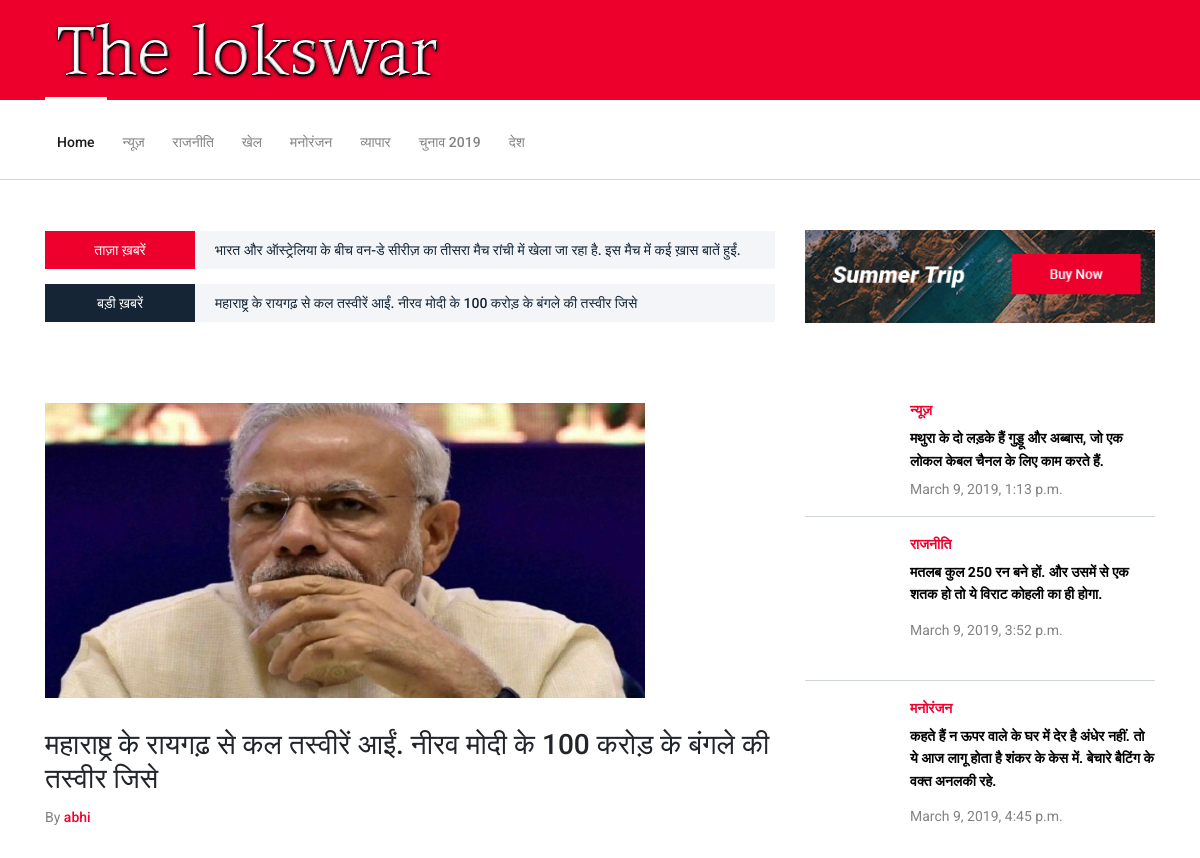
The app's page /topnews/t-shirt23/ (upper part), older data.
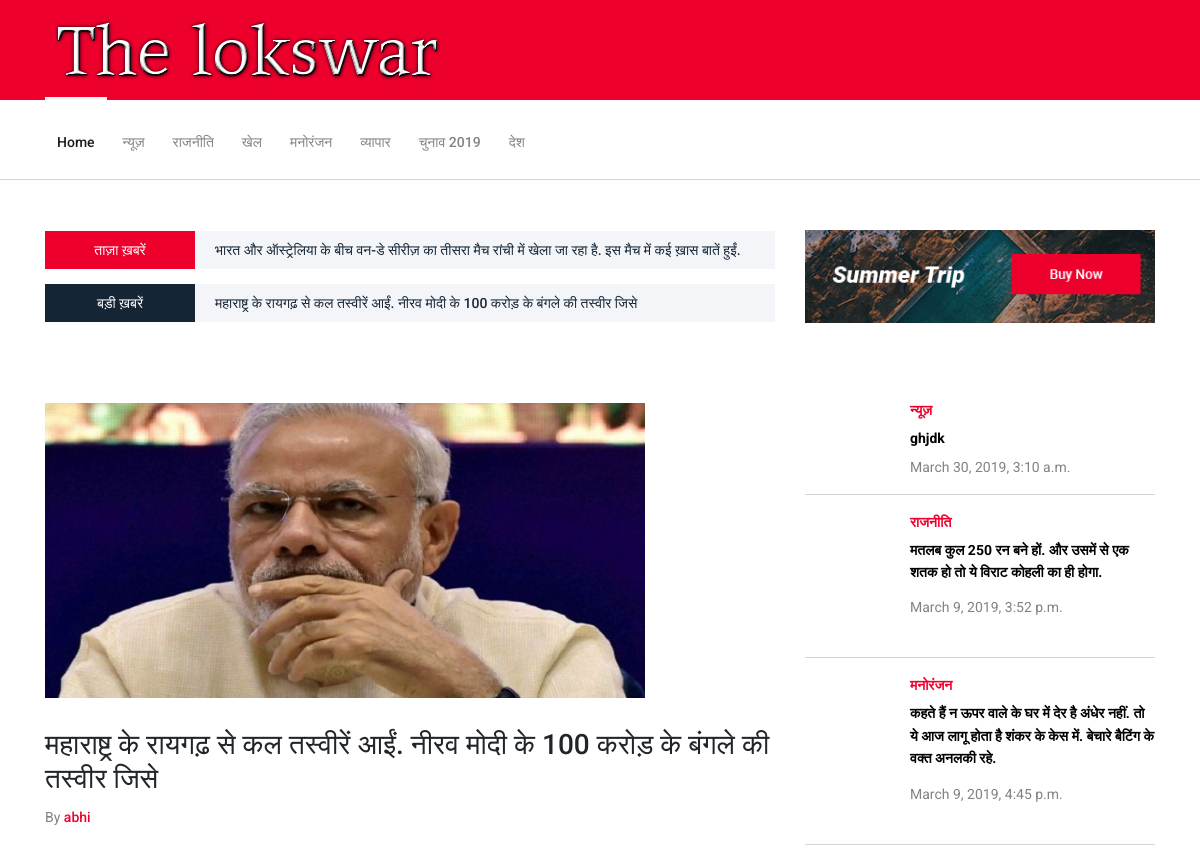
The same page, newer data.
### home/models.py (models this page shows, shortened)
class PopluarPostNews(models.Model):
    title = models.CharField(max_length=120,null=False)
    slug = models.SlugField(blank=True,null=True,unique=True,default=None)
    description = models.TextField(null=False)
    image = models.ImageField(upload_to='upload_image_path',null=False,blank=False,default="default.jpg")
    author = models.CharField(max_length=90,null=False,default=None)
    date = models.DateTimeField(default=None,blank=True)
    featured = models.BooleanField(default=None,null=True)
    def get_absolute_url(self):
        return reverse("home:popularnews",kwargs={'slug':self.slug})

class TopNews(models.Model):
    title = models.CharField(max_length=120,null=False)
    slug = models.SlugField(blank=True,null=True,unique=True,default=None)
    description = models.TextField(null=False)
    image = models.ImageField(upload_to='upload_image_path',null=False,blank=False,default="default.jpg")
    author = models.CharField(max_length=90,null=False,default=None)
    date = models.DateTimeField(default=None,blank=True)
    featured = models.BooleanField(default=None,null=True)
    def get_absolute_url(self):
        return reverse("home:topnews",kwargs={'slug':self.slug})

class News(models.Model):
    title = models.CharField(max_length=120,null=False)
    slug = models.SlugField(blank=True,null=True,unique=True,default=None)
    description = models.TextField(null=False)
    image = models.ImageField(upload_to='upload_image_path',null=False,blank=False,default="default.jpg")
    author = models.CharField(max_length=90,null=False,default=None)
    date = models.DateTimeField(default=None,blank=True)
    featured = models.BooleanField(default=None,null=True)
    def get_absolute_url(self):
        return reverse("home:news_detail",kwargs={'slug':self.slug})

class Politics(models.Model):
    title = models.CharField(max_length=120,null=False)
    slug = models.SlugField(blank=True,null=True,unique=True,default=None)
    description = models.TextField(null=False)
    image = models.ImageField(upload_to='upload_image_path',null=False,blank=False,default="default.jpg")
    author = models.CharField(max_length=90,null=False,default=None)
    date = models.DateTimeField(default=None,blank=True)
    featured = models.BooleanField(default=None,null=True)
    def get_absolute_url(self):
        return reverse("home:politics_detail",kwargs={'slug':self.slug})

class Movie(models.Model):
    title = models.CharField(max_length=120,null=False)
    slug = models.SlugField(blank=True,null=True,unique=True,default=None)
    description = models.TextField(null=False)
    image = models.ImageField(upload_to='upload_image_path',null=False,blank=False,default="default.jpg")
    author = models.CharField(max_length=90,null=False,default=None)
    date = models.DateTimeField(default=None,blank=True)
    featured = models.BooleanField(default=None,null=True)
    def get_absolute_url(self):
        return reverse("home:movie_detail",kwargs={'slug':self.slug})

### home/views.py (the view)
# urls.py: path('topnews/<slug>/',views.top_news_detail,name='topnews'),
def top_news_detail(request, slug):
    detail = get_object_or_404(TopNews,slug=slug)
    queryset0 = list(TopNews.objects.all())
    queryset1 = list(PopluarPostNews.objects.all())
    queryset3 = list(News.objects.filter().order_by('-id'))[:1]
    queryset4 = list(Politics.objects.filter().order_by('-id'))[:1]
    queryset5 = list(Movie.objects.filter().order_by('-id'))[:1]
    queryset6 = list(Sport.objects.filter().order_by('-id'))[:1]
    queryset7 = list(Election.objects.filter().order_by('-id'))[:1]
    queryset8 = list(Business.objects.filter().order_by('-id'))[:1]
    queryset9 = list(Individual.objects.filter().order_by('-id'))[:1]
    context = {
        'detail':detail,
        'queryset0':queryset0,
        'queryset1':queryset1,
        'queryset3':queryset3,
        'queryset4':queryset4,
        'queryset5':queryset5,
        'queryset6':queryset6,
        'queryset7':queryset7,
        'queryset8':queryset8,
        'queryset9':queryset9,
    }
    return render(request,'home/top_detail.html',context)

### home/models.py (called while the page is built)
    def get_absolute_url(self):
        return reverse("home:sport_detail",kwargs={'slug':self.slug})

    def get_absolute_url(self):
        return reverse("home:business_detail",kwargs={'slug':self.slug})

    def get_absolute_url(self):
        return reverse("home:election_detail",kwargs={'slug':self.slug})

### home/templates/home/top_detail.html (shortened to what this page needs)
{% extends 'detail.html' %}
{% block detail %}
<div class="single-blog-post featured-post single-post">
    <div class="post-thumb">
        <img style="height:295px; width:600px;" src="{{ detail.image.url }}" alt="">
    </div>
    <div class="post-data">
            <h3>{{ detail.title }}</h3>
        <div class="post-meta">
            <p class="post-author">By <a href="#">{{ detail.author }}</a></p>
        </div>
    </div>
</div>
{% endblock %}

### home/templates/detail.html (shortened to what this page needs)
{% extends 'base.html' %}
{% load static %}
{% block content %}
    <div class="blog-area section-padding-0-80">
        <div class="container">
            <div class="row">
                <div class="col-12 col-lg-8">
                    <div class="blog-posts-area">
                     {% block detail %}
                     {% endblock %}
                       </div>
                </div>
                <div class="col-12 col-lg-4">
                    <div class="blog-sidebar-area">
                        <div class="latest-posts-widget mb-50">
                            {% for item in queryset3 %}
                            <div class="single-blog-post small-featured-post d-flex">
                                <div class="post-thumb">
                                    <a href="{{ item.get_absolute_url }}"><img style="height:90px;" src="{{ item.image.url }}" alt=""></a>
                                </div>
                                <div class="post-data">
                                    <a href="{% url 'home:news' %}" class="post-catagory">न्यूज़ </a>
                                    <div class="post-meta">
                                        <a href="{{ item.get_absolute_url }}" class="post-title">
                                            <h6>{{ item.title }}</h6>
                                        </a>
                                        <p class="post-date">{{ item.date }}</p>
                                    </div>
                                </div>
                            </div>
                            {% endfor %}
                            {% for item in queryset4 %}
                            <div class="single-blog-post small-featured-post d-flex">
                                <div class="post-thumb">
                                    <a href="{{ item.get_absolute_url }}"><img style="height:90px;" src="{{ item.image.url }}" alt=""></a>
                                </div>
                                <div class="post-data">
                                    <a href="{% url 'home:politics' %}" class="post-catagory">राजनीति </a>
                                    <div class="post-meta">
                                        <a href="{{ item.get_absolute_url }}" class="post-title">
                                            <h6>{{ item.title }}</h6>
                                        </a>
                                        <p>{{ item.date }}</p>
                                    </div>
                                </div>
                            </div>
                            {% endfor %}
                            {% for item in queryset5 %}
                            <div class="single-blog-post small-featured-post d-flex">
                                <div class="post-thumb">
                                    <a href="{{ item.get_absolute_url }}"><img style="height:90px;" src="{{ item.image.url }}" alt=""></a>
                                </div>
                                <div class="post-data">
                                    <a href="{% url 'home:politics' %}" class="post-catagory">मनोरंजन</a>
                                    <div class="post-meta">
                                        <a href="{{ item.get_absolute_url }}" class="post-title">
                                            <h6>{{ item.title }}</h6>
                                        </a>
                                        <p>{{ item.date }}</p>
                                    </div>
                                </div>
                            </div>
                            {% endfor %}
                            {% for item in queryset6 %}
                            <div class="single-blog-post small-featured-post d-flex">
                            </div>
                            {% endfor %}
                            {% for item in queryset8 %}
                        </div>
                        {% endfor %}
                    </div>
                </div>
            </div>
        </div>
    </div>
{% endblock %}

### templates/base.html (shortened to what the changed rows need)
<!DOCTYPE html>
<html lang="en">
<head>
    {% load static %}
    <link rel="stylesheet" href="{% static 'css/main.css' %}">
    <link rel="stylesheet" href="{% static 'css/animate.css' %}">
    <link rel="stylesheet" href="{% static 'css/bootstrap.min.css' %}">
    <link rel="stylesheet" href="{% static 'css/classy-nav.min.css' %}">
    <link rel="stylesheet" href="{% static 'css/custom-icon.css' %}">
    <link rel="stylesheet" href="{% static 'css/font-awesome.min.css' %}">
    <link rel="stylesheet" href="{% static 'css/magnific-popup.css' %}">
    <link rel="stylesheet" href="{% static 'css/nice-select.min.css' %}">
    <link rel="stylesheet" href="{% static 'css/owl.carousel.min.css' %}">
</head>
<body>
        <div class="hero-area">
            <div class="container">
                <div class="row align-items-center">
                    <div class="col-12 col-lg-8">
                        <div class="breaking-news-area d-flex align-items-center">
                            <div id="breakingNewsTicker" class="ticker">
                                <ul>
                                    {% for item in queryset1|slice:"-1:-4:-1" %}
                                    {% if item.featured == True %}
                                    <li><a href="{{ item.get_absolute_url }}">{{ item.title }}</a></li>
                                    {% endif %}
                                    {% endfor %}
                                </ul>
                            </div>
                        </div>
                        <div class="breaking-news-area d-flex align-items-center mt-15">
                            <div id="internationalTicker" class="ticker">
                                <ul>
                                        {% for item in queryset0|slice:"-1:-4:-1" %}
                                        {% if item.featured == True %}
                                        <li><a href="{{ item.get_absolute_url }}">{{ item.title }}</a></li>
                                        {% endif %}
                                        {% endfor %}
                                </ul>
                            </div>
                        </div>
                    </div>
                </div>
            </div>
        </div>
    {% block content %}
    {% endblock %}
</body>
</html>

Row changes from the older to the newer data that the page shows:
no longer on this page (row unchanged): News: title "मथुरा के दो लड़के हैं गुड्डू और अब्बास, जो एक लोकल केबल चैनल के लिए काम करते हैं.", date "March 9, 2019, 1:13 p.m."
added News: title "ghjdk", date "March 30, 2019, 3:10 a.m."
